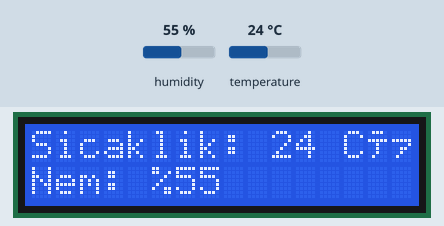
Recording of a sketch running on a simulated Arduino Uno, built with avr-gcc and run on an emulated ATmega328P. On the bench: 16×2 character LCD. The inputs (shaded band) are chosen by the test bench; at power-on: humidity 55 %, temperature 24 °C.

Above: at 1.7 s.
1.8 s: humidity set to 22 %
At 3.5 s:
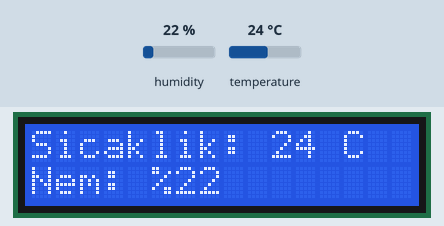
7.9 s: temperature set to 12 °C
At 9.8 s:
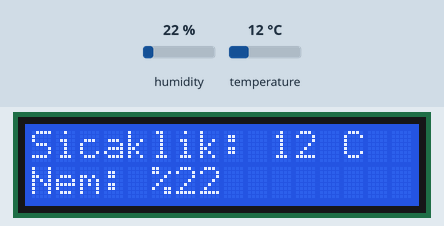
12.3 s: humidity set to 40 %
At 14.0 s:
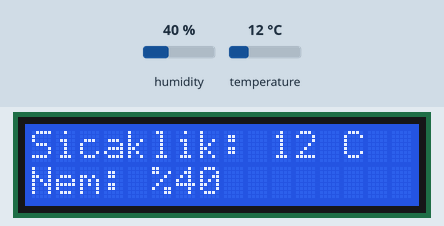
16.4 s: temperature set to 19 °C
At 18.2 s:
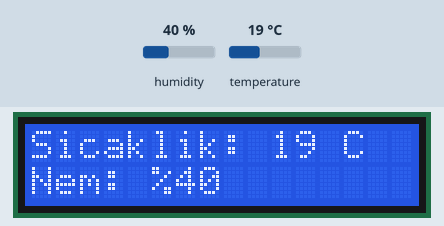
Timing chart, 0 to 19.7 s (numbered marks = the images above; inputs shaded):
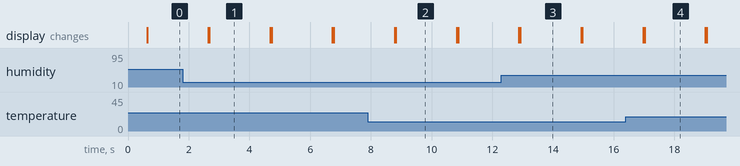

Measured:
- after the input at 7.9 s, the display: first differs from a run without the input after 0.93 s (image 2)
- after the input at 12.3 s, the display: first differs from a run without the input after 0.62 s (image 3)
- after the input at 16.4 s, the display: first differs from a run without the input after 0.62 s (image 4)
- what the display in image 1 shows lasts 2.0 s, from 2.7 s to 4.7 s

The sketch:

sketch_jan15a.ino
```cpp
#include <FaBoLCD_PCF8574.h>

#include <Wire.h>

#include <DHT.h>
#include <DHT_U.h>

#define DHTPIN 2
#define DHTTYPE DHT11

DHT dht(DHTPIN, DHTTYPE);
FaBoLCD_PCF8574 lcd;

void setup() {
  lcd.begin(16,2);
  lcd.print("Sıcaklık Ölçüm Projesi");
  delay(500);
  dht.begin();
}

void loop() {
  int temp = dht.readTemperature();
  int hum = dht.readHumidity();

  lcd.setCursor(0,0);
  lcd.print("Sicaklik: ");
  lcd.print(temp);
  lcd.print(" C");

  lcd.setCursor(0,1);
  lcd.print("Nem: %");
  lcd.print(hum);

  delay(2000);

  lcd.clear();
}
```
